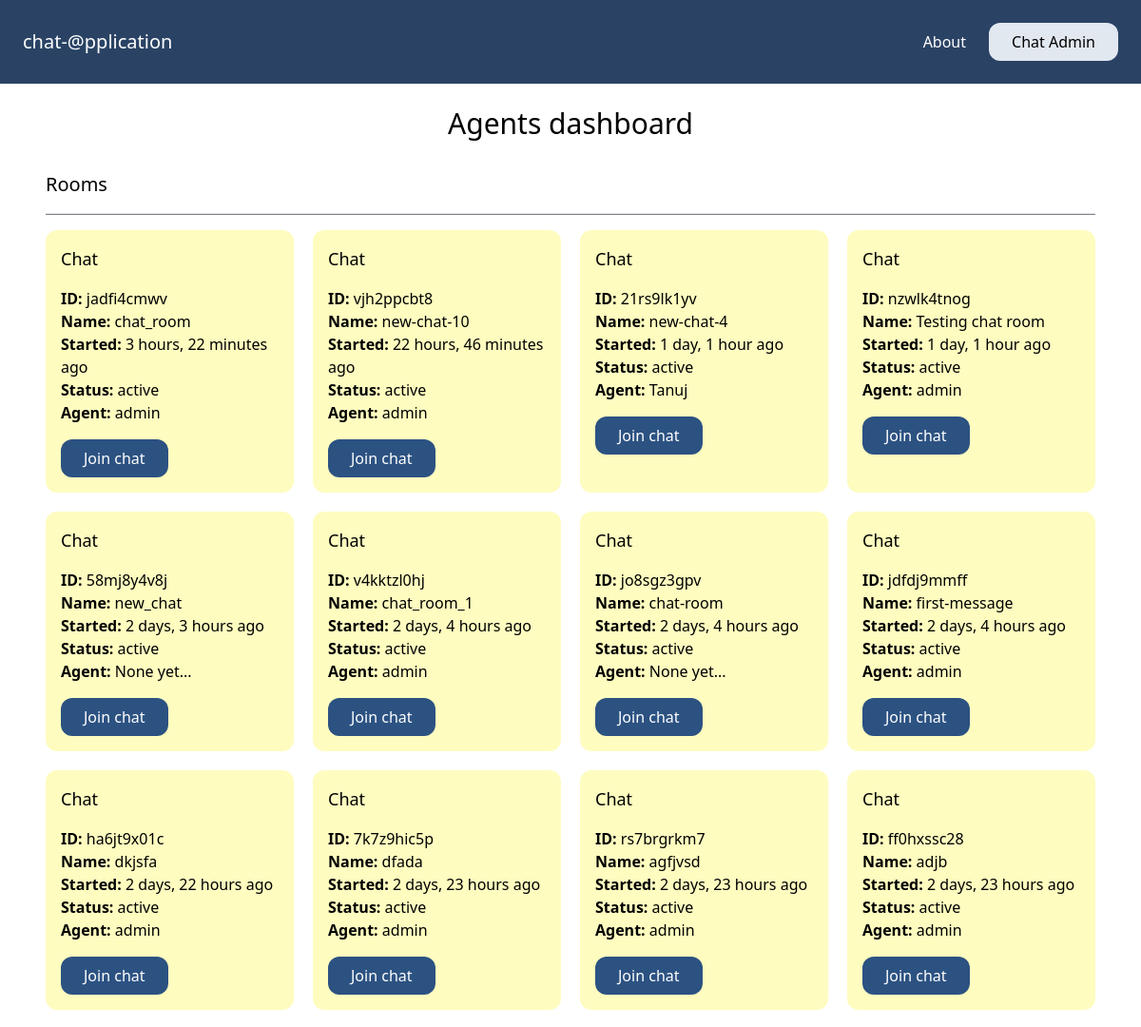
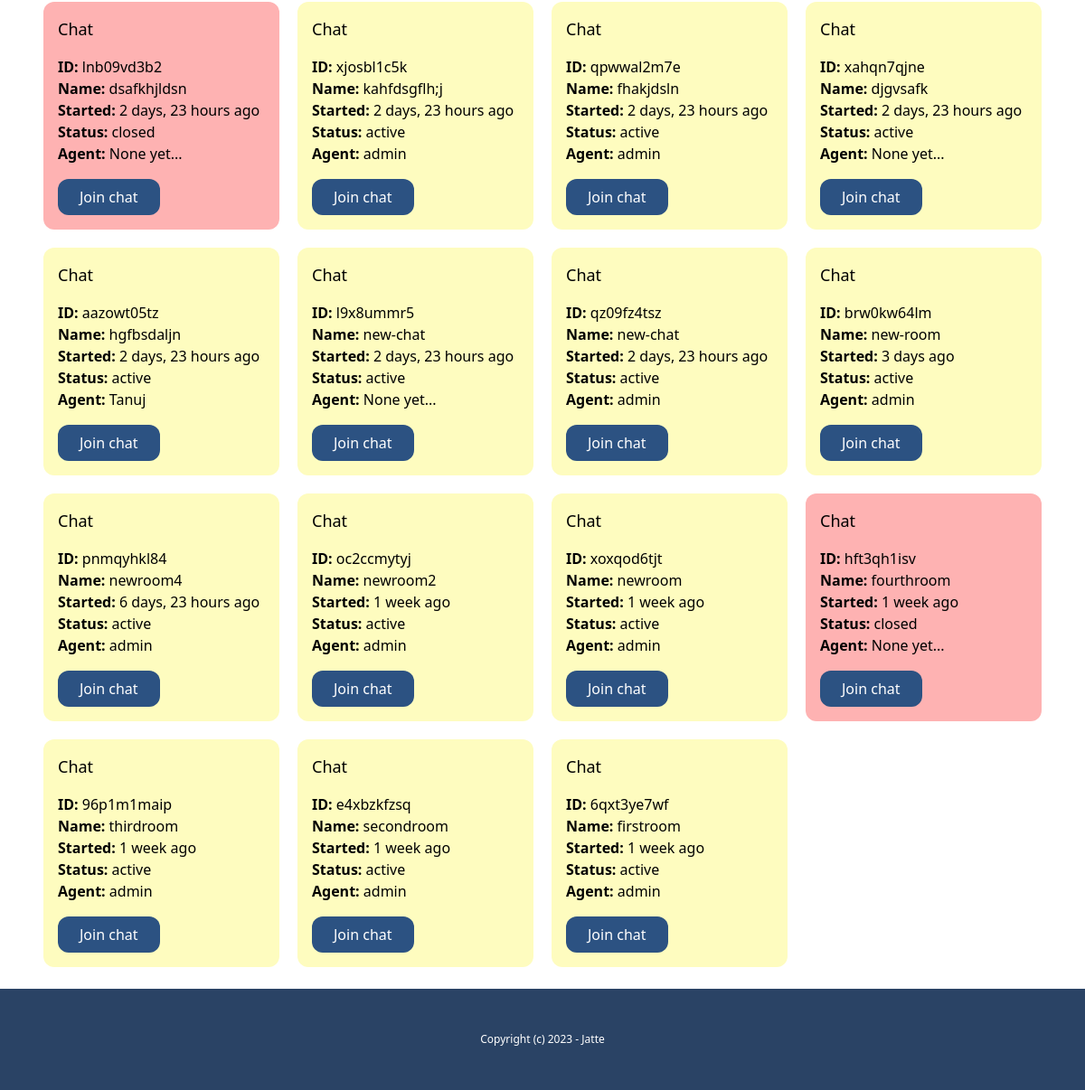
The page /admin-dashboard (signed in) on the database its author committed (2 pictures, top to bottom).
### chat/models.py (models this page shows, shortened)
class Room(models.Model):
    WAITING = "waiting"
    ACTIVE = "active"
    CLOSED = "closed"
    CHOICES_STATUS = (
        (WAITING, "waiting"),
        (ACTIVE, "active"),
        (CLOSED, "closed"),
    )
    uuid = models.CharField(max_length=255)
    client = models.CharField(max_length=255)
    agent = models.ForeignKey(User, null=True, blank=True, related_name="rooms", on_delete=models.CASCADE)
    messages = models.ManyToManyField(Message, blank=True)
    url = models.CharField(max_length=255, blank=True, null=True)
    status = models.CharField(max_length=20, choices=CHOICES_STATUS, default=WAITING)
    created_at = models.DateTimeField(auto_now_add=True)
    class Meta:
        ordering = ("-created_at",)

### account/models.py (models this page shows)
class User(AbstractBaseUser, PermissionsMixin):
    AGENT = 'agent'
    MANAGER = 'manager'
    ROLES_CHOICES = (
        (AGENT, 'Agent'),
        (MANAGER, 'Manager'),
    )
    id = models.UUIDField(primary_key=True, default=uuid.uuid4, editable=False)
    email = models.EmailField(unique=True)
    name = models.CharField(max_length=255, blank=True, default='')
    role = models.CharField(max_length=20, choices=ROLES_CHOICES, default=AGENT)
    is_active = models.BooleanField(default=True)
    is_superuser = models.BooleanField(default=False)
    is_staff = models.BooleanField(default=False)
    date_joined = models.DateTimeField(default=timezone.now)
    last_login = models.DateTimeField(blank=True, null=True)
    objects = CustomUserManager()
    USERNAME_FIELD = 'email'
    EMAIL_FIELD = 'email'
    REQUIRED_FIELDS = ['name']

### chat/views.py (the view)
# urls.py: path("admin-dashboard", views.admin_dashboard, name="admin_dashboard"),
@login_required
def admin_dashboard(request):
    try:
        if request.user.groups.first().name == "Manager":
            rooms = Room.objects.all()
            staff_users = User.objects.filter(is_staff=True)
            return render(request, "chat/admin_dashboard.html",{
                "rooms": rooms,
                "staff_users": staff_users
            })
        elif request.user.groups.first().name == "agents":
            rooms = Room.objects.all()
            return render(request, "chat/admin_dashboard.html",{
                "rooms": rooms
            })
    except:
        raise PermissionDenied

### chat/templates/chat/admin_dashboard.html
{% extends "core/base.html" %}
{% load static %}
{% block content %}
    <div >
        {% if request.user.groups.all.first.name == "Manager" %}
            <h1 class="text-3xl text-center">Admin dashboard</h1>
            <div class="mt-8">
                <div class="flex justify-between">
                    <h2 class="text-xl py-2">Users</h2>
                    <a href="#" class="inline-block py-2 px-6 bg-blue-800 text-white rounded-xl">Add new user</a>
                </div>
                <hr class="my-4">
                <div class="mt-4">
                    {% for user in staff_users %}
                    <div class="grid grid-cols-4 gap-4 py-2 {% cycle 'bg-gray-500' 'bg-gray-300' %}">
                        <p class="px-2">{{user.name}}</p>
                        <p class="px-2">{{user.email}}</p>
                        <p class="px-2">{{user.get_role_display}}</p>
                        <p class="px-2 text-right">
                            <a href="" class="underline">Edit</a>
                        </p>
                    </div>
                    {% endfor %}
                </div>
            </div>
        {% else %}
            <h1 class="text-3xl text-center">Agents dashboard</h1>
        {% endif %}
        <div class="mt-8">
            <h1 class="text-xl mt-5">Rooms</h1>
            <hr class="my-4">
            <div class="grid grid-cols-4 gap-5">
                {% for room in rooms %}
                <div class="p-4 rounded-xl {% if room.status == 'waiting' %}card-waiting{% elif room.status == 'active' %}bg-yellow-200{% else %}bg-red-300{% endif %}">
                    <h3 class="mb-4 text-lg">Chat</h3>
                    <p>
                        <b>ID: </b>{{room.uuid}} <br>
                        <b>Name: </b>{{room.client}} <br>
                        <b>Started: </b>{{room.created_at|timesince}} ago<br>
                        <b>Status: </b>{{room.status}} <br>
                        <b>Agent: </b>{% firstof room.agent.name 'None yet...' %} <br>
                    </p>
                    <a href="{% url 'chat:room_details' room.uuid %}" class="mt-4 inline-block py-2 px-6 bg-blue-800 text-white rounded-xl">Join chat</a>
                </div>
                {% endfor %}
            </div>
        </div>
    </div>
{% endblock content %}

### core/templates/core/base.html (style rules this page uses)
hr { height: 1px; background-color: gray; }

### rows shown on the page
Room: uuid "jadfi4cmwv", client "chat_room", created_at "3 hours, 22 minutes", status "active", agent.name "admin"
Room: uuid "vjh2ppcbt8", client "new-chat-10", created_at "22 hours, 46 minutes", status "active", agent.name "admin"
Room: uuid "21rs9lk1yv", client "new-chat-4", created_at "1 day, 1 hour", status "active", agent.name "Tanuj"
Room: uuid "nzwlk4tnog", client "Testing chat room", created_at "1 day, 1 hour", status "active", agent.name "admin"
Room: uuid "58mj8y4v8j", client "new_chat", created_at "2 days, 3 hours", status "active", agent "None yet..."
Room: uuid "v4kktzl0hj", client "chat_room_1", created_at "2 days, 4 hours", status "active", agent.name "admin"
Room: uuid "jo8sgz3gpv", client "chat-room", created_at "2 days, 4 hours", status "active", agent "None yet..."
Room: uuid "jdfdj9mmff", client "first-message", created_at "2 days, 4 hours", status "active", agent.name "admin"
Room: uuid "ha6jt9x01c", client "dkjsfa", created_at "2 days, 22 hours", status "active", agent.name "admin"
Room: uuid "7k7z9hic5p", client "dfada", created_at "2 days, 23 hours", status "active", agent.name "admin"
Room: uuid "rs7brgrkm7", client "agfjvsd", created_at "2 days, 23 hours", status "active", agent.name "admin"
Room: uuid "ff0hxssc28", client "adjb", created_at "2 days, 23 hours", status "active", agent.name "admin"
Room: uuid "lnb09vd3b2", client "dsafkhjldsn", created_at "2 days, 23 hours", status "closed", agent "None yet..."
Room: uuid "xjosbl1c5k", client "kahfdsgflh;j", created_at "2 days, 23 hours", status "active", agent.name "admin"
Room: uuid "qpwwal2m7e", client "fhakjdsln", created_at "2 days, 23 hours", status "active", agent.name "admin"
Room: uuid "xahqn7qjne", client "djgvsafk", created_at "2 days, 23 hours", status "active", agent "None yet..."
Room: uuid "aazowt05tz", client "hgfbsdaljn", created_at "2 days, 23 hours", status "active", agent.name "Tanuj"
Room: uuid "l9x8ummr5", client "new-chat", created_at "2 days, 23 hours", status "active", agent "None yet..."
Room: uuid "qz09fz4tsz", client "new-chat", created_at "2 days, 23 hours", status "active", agent.name "admin"
Room: uuid "brw0kw64lm", client "new-room", created_at "3 days", status "active", agent.name "admin"
Room: uuid "pnmqyhkl84", client "newroom4", created_at "6 days, 23 hours", status "active", agent.name "admin"
Room: uuid "oc2ccmytyj", client "newroom2", created_at "1 week", status "active", agent.name "admin"
Room: uuid "xoxqod6tjt", client "newroom", created_at "1 week", status "active", agent.name "admin"
Room: uuid "hft3qh1isv", client "fourthroom", created_at "1 week", status "closed", agent "None yet..."
Room: uuid "96p1m1maip", client "thirdroom", created_at "1 week", status "active", agent.name "admin"
Room: uuid "e4xbzkfzsq", client "secondroom", created_at "1 week", status "active", agent.name "admin"
Room: uuid "6qxt3ye7wf", client "firstroom", created_at "1 week", status "active", agent.name "admin"
